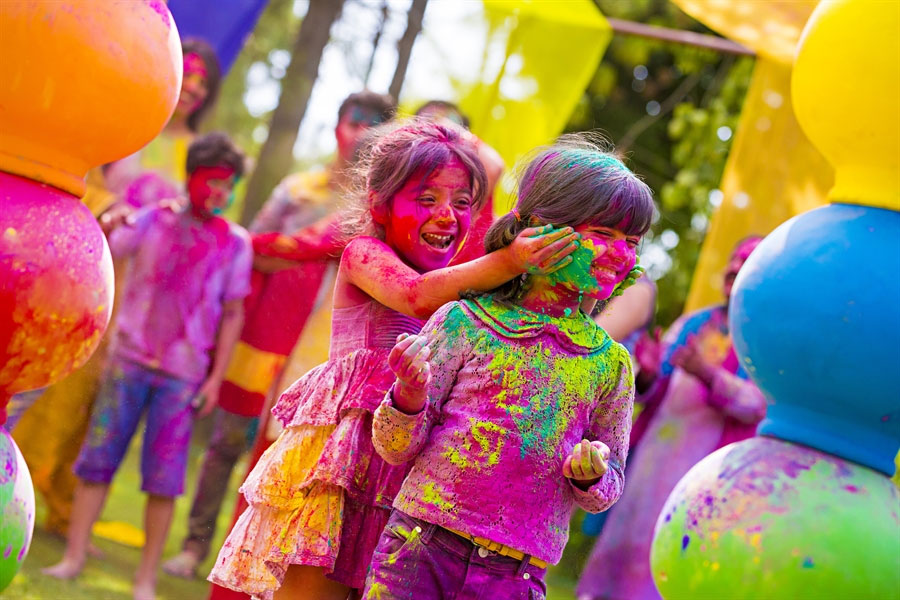
#> input picture image_processing/lab_manual/rgb_original.jpg, 900 x 600 px
$ python 003.py
#> lines starting #> are read from the running program, lines starting #| are printed output that depends on the picture; after the words box and inside, x2 and y2 are one past the last pixel; in counts of white or black regions, pixels touching at a corner belong together
import numpy as np
import matplotlib.pyplot as plt
import cv2

img = cv2.imread("./rgb_original.jpg")
#> img is the input picture: shape (600, 900, 3); mean B, G, R 96.6, 116.8, 165.4
gray_img = cv2.cvtColor(img, cv2.COLOR_BGR2GRAY)
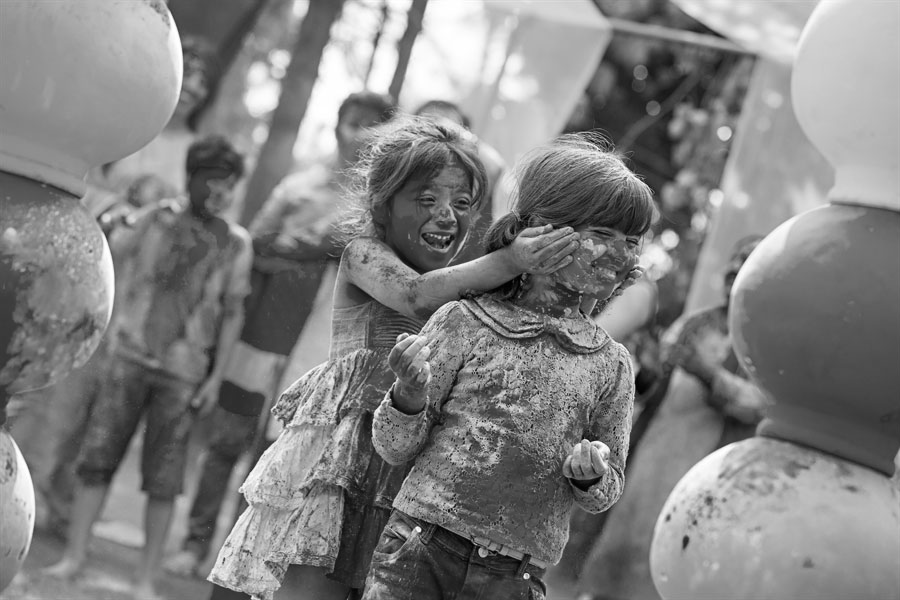
#> gray_img: shape (600, 900); min 0, max 255, mean 129.1

r_weight = 0.7
g_weight = 0.2
b_weight = 0.1

weighted_gray = (
    r_weight * img[:, :, 2] + g_weight * img[:, :, 1] + b_weight * img[:, :, 0]
).astype(np.uint8)
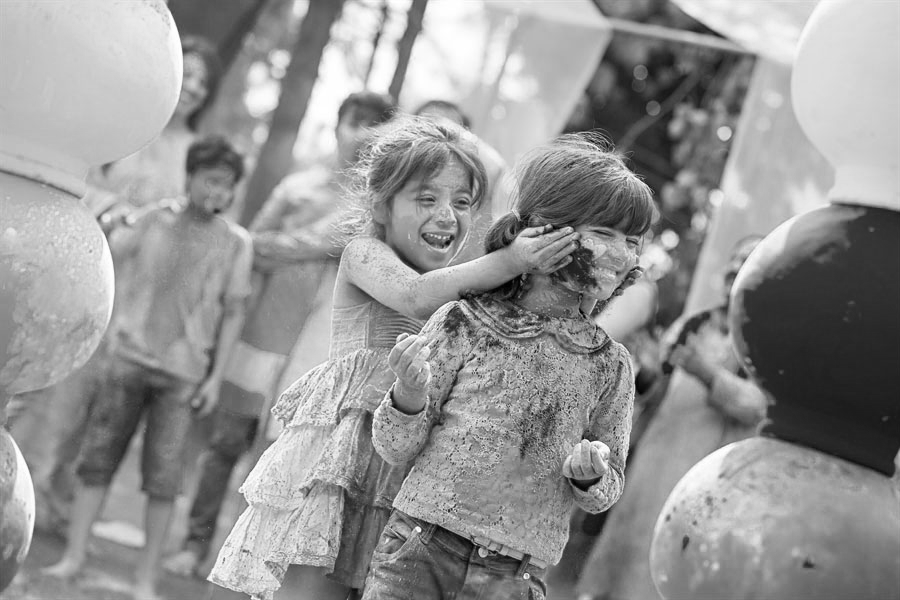
#> weighted_gray: shape (600, 900); min 0, max 255, mean 148.4

threshold = int(np.mean(weighted_gray))
#> threshold = 148
_, binary_img = cv2.threshold(weighted_gray, threshold, 255, cv2.THRESH_BINARY)
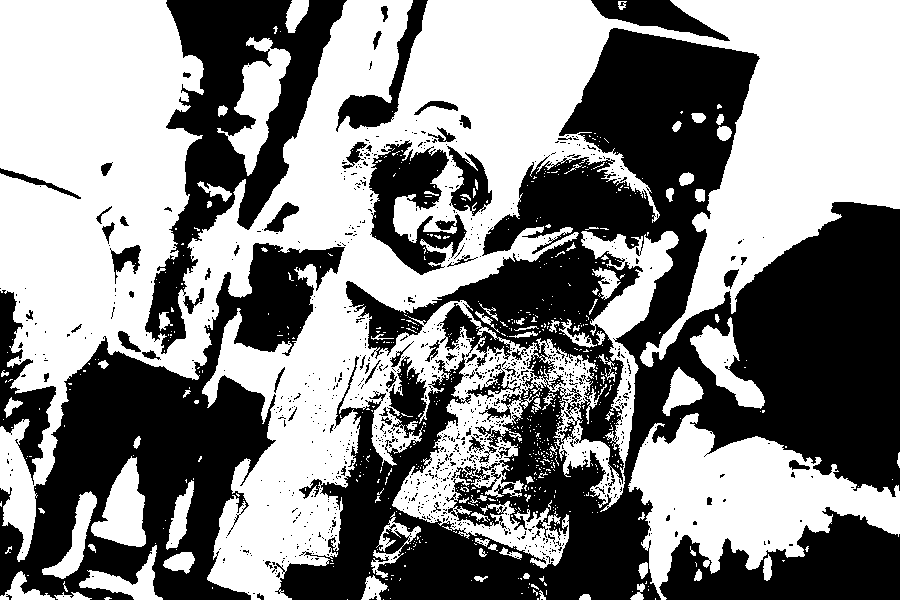
#> binary_img: shape (600, 900); 53.2% white; 990 black regions (923 under 20 px), largest, box (x1, y1, x2, y2) and area: (272, 28, 900, 600) 142583, (0, 243, 345, 600) 46966, (145, 0, 347, 354) 24322

plt.subplot(1, 3, 1)
plt.title("Original Image")
plt.imshow(cv2.cvtColor(img, cv2.COLOR_BGR2RGB))
plt.axis("off")

plt.subplot(1, 3, 2)
plt.title("Weighted Gray Image")
plt.imshow(weighted_gray, cmap="gray")
plt.axis("off")

plt.show()
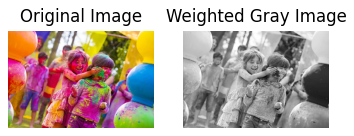
#> figure drawn by matplotlib, 2 panels
